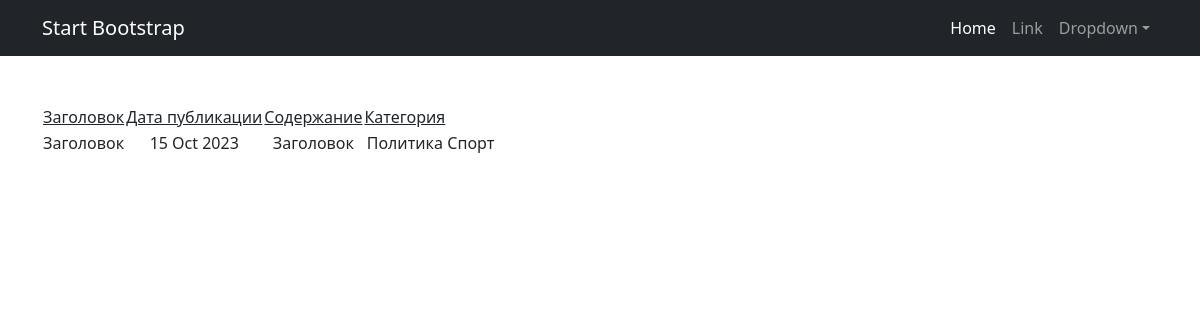
The app's page /post/2/ with its own data.
### NewsPortal/models.py (models this page shows, shortened)
class Post(models.Model):
    author = models.ForeignKey(Author, on_delete=models.CASCADE)
    NEWS = 'NW'
    ARTICLE = 'AR'
    CATEGORY_CHOICES = (
        (NEWS, 'Новость'),
        (ARTICLE, 'Статья')
    )
    categoryType = models.CharField(max_length=2, choices=CATEGORY_CHOICES, default=ARTICLE)
    dateCreation = models.DateTimeField(auto_now_add=True)
    postCategory = models.ManyToManyField(Category, through='PostCategory')
    title = models.CharField(max_length=128)
    text = models.TextField()
    rating = models.SmallIntegerField(default=0)

class Category(models.Model):
    name = models.CharField(max_length=64, unique=True)

### NewsPortal/views.py (the view)
# urls.py: path('post/<int:pk>/', PostDetail.as_view()),
class PostDetail(DeleteView):
    model = Post
    template_name = 'flatpages/post_detail.html'
    context_object_name = 'post'

### NewsPortal/templatetags/custom_filters.py (called while the page is built)
@register.filter()
def censor(value):
    for word in censor_list:
        value = value.replace(word[1:], '*' * len(word[1:]))
        return value

### templates/flatpages/post_detail.html
{% extends 'flatpages/default.html' %}
{% load custom_filters %}
{% block content %}
{% if post %}
<table>
    <tr>
        <td><u>Заголовок</u></td>
        <td><u>Дата публикации</u></td>
        <td><u>Содержание</u></td>
        <td><u>Категория</u></td>
    </tr>
    <tr>
        <td>{{ post.title }}</td>
        <td>{{ post.dateCreation|date:'d M Y' }}</td>
        <td>{{ post.text|censor }}</td>
        {% for cat in post.postCategory.all %}
        <td>{{ cat.name }}</td>
        {% endfor %}
    </tr>
</table>
{% else %}
<h3>Публикаций нет!</h3>
{% endif %}
{% endblock content %}

### records on screen
Post: title "Заголовок", dateCreation "15 Oct 2023", text|censor "Заголовок"
Category: name "Политика"
Category: name "Спорт"
